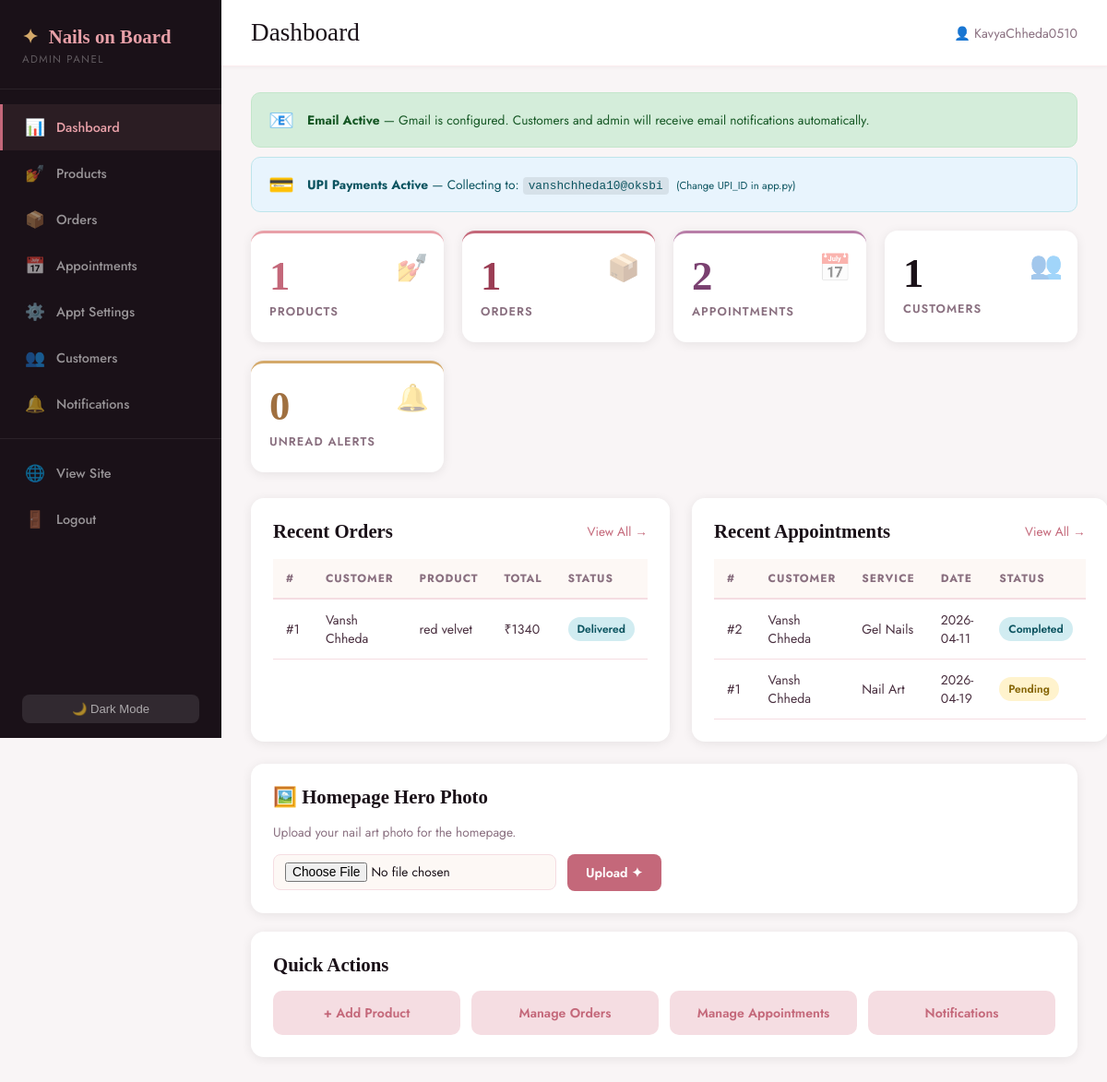
Page /admin (signed in) on the committed database.
### app.py (models this page shows)
class Order(db.Model):
    id               = db.Column(db.Integer, primary_key=True)
    customer_name    = db.Column(db.String(120), nullable=False)
    customer_email   = db.Column(db.String(120), nullable=False)
    customer_phone   = db.Column(db.String(20), nullable=False)
    customer_address = db.Column(db.Text, nullable=False)
    product_id       = db.Column(db.Integer, db.ForeignKey('nail_product.id'), nullable=False)
    quantity         = db.Column(db.Integer, default=1)
    total_price      = db.Column(db.Float, nullable=False)
    status           = db.Column(db.String(20), default='pending_payment')
    payment_status   = db.Column(db.String(20), default='unpaid')
    payment_ref      = db.Column(db.String(100), nullable=True)
    created_at       = db.Column(db.DateTime, default=datetime.utcnow)
    product          = db.relationship('NailProduct', backref='orders')

class NailProduct(db.Model):
    id             = db.Column(db.Integer, primary_key=True)
    name           = db.Column(db.String(120), nullable=False)
    description    = db.Column(db.Text, nullable=False)
    price          = db.Column(db.Float, nullable=False)
    category       = db.Column(db.String(80), nullable=False)
    image_filename = db.Column(db.String(200), nullable=True)
    in_stock       = db.Column(db.Boolean, default=True)
    created_at     = db.Column(db.DateTime, default=datetime.utcnow)

class Appointment(db.Model):
    id             = db.Column(db.Integer, primary_key=True)
    customer_name  = db.Column(db.String(120), nullable=False)
    customer_email = db.Column(db.String(120), nullable=False)
    customer_phone = db.Column(db.String(20), nullable=False)
    service        = db.Column(db.String(120), nullable=False)
    preferred_date = db.Column(db.String(50), nullable=False)
    preferred_time = db.Column(db.String(50), nullable=False)
    notes          = db.Column(db.Text, nullable=True)
    status         = db.Column(db.String(20), default='pending')
    created_at     = db.Column(db.DateTime, default=datetime.utcnow)

### app.py (the view)
@app.route('/admin')
@admin_required
def admin_dashboard():
    email_ok = 'your_gmail' not in EMAIL_SENDER
    return render_template('admin/dashboard.html',
        total_products=NailProduct.query.count(),
        total_orders=Order.query.count(),
        total_appointments=Appointment.query.count(),
        total_customers=Customer.query.count(),
        pending_orders=Order.query.filter(Order.status.in_(['pending_payment','verification_pending'])).count(),
        pending_appointments=Appointment.query.filter_by(status='pending').count(),
        unread_notifs=Notification.query.filter_by(target='admin', is_read=False).count(),
        recent_orders=Order.query.order_by(Order.created_at.desc()).limit(5).all(),
        recent_appointments=Appointment.query.order_by(Appointment.created_at.desc()).limit(5).all(),
        email_configured=email_ok, upi_id=UPI_ID)

### app.py (called while the page is built)
def admin_required(f):
    from functools import wraps
    @wraps(f)
    def d(*a, **kw):
        if not session.get('admin_logged_in'):
            flash('Please log in as admin.', 'error')
            return redirect(url_for('admin_login'))
        return f(*a, **kw)
    return d

### templates/admin/dashboard.html (shortened to what this page needs)
{% extends "admin/base_admin.html" %}
{% block page_title %}Dashboard{% endblock %}
{% block content %}
<div class="config-banners">
  {% if not email_configured %}
  <div class="config-banner banner-warn">
    <span>📧</span>
    <div><strong>Email not configured</strong> — Open <code>app.py</code> and set your Gmail address + App Password to enable free email notifications.
    <a href="https://myaccount.google.com/apppasswords" target="_blank">Get App Password →</a></div>
  </div>
  {% else %}
  <div class="config-banner banner-ok">
    <span>📧</span><div><strong>Email Active</strong> — Gmail is configured. Customers and admin will receive email notifications automatically.</div>
  </div>
  {% endif %}
  <div class="config-banner banner-upi">
    <span>💳</span>
    <div><strong>UPI Payments Active</strong> — Collecting to: <code>{{ upi_id }}</code> &nbsp;<small>(Change UPI_ID in app.py)</small></div>
  </div>
</div>
<div class="stats-grid">
  <div class="stat-card stat-pink"><div class="stat-num">{{ total_products }}</div><div class="stat-label">Products</div><div class="stat-icon">💅</div></div>
  <div class="stat-card stat-rose"><div class="stat-num">{{ total_orders }}</div><div class="stat-label">Orders</div><div class="stat-icon">📦</div></div>
  <div class="stat-card stat-mauve"><div class="stat-num">{{ total_appointments }}</div><div class="stat-label">Appointments</div><div class="stat-icon">📅</div></div>
  <div class="stat-card stat-teal"><div class="stat-num">{{ total_customers }}</div><div class="stat-label">Customers</div><div class="stat-icon">👥</div></div>
  <div class="stat-card stat-gold"><div class="stat-num">{{ unread_notifs }}</div><div class="stat-label">Unread Alerts</div><div class="stat-icon">🔔</div></div>
</div>
<div class="admin-two-col">
  <div class="admin-panel">
    <div class="panel-header"><h2>Recent Orders</h2><a href="{{ url_for('admin_orders') }}">View All →</a></div>
    {% if recent_orders %}
    <table class="admin-table">
      <thead><tr><th>#</th><th>Customer</th><th>Product</th><th>Total</th><th>Status</th></tr></thead>
      <tbody>
        {% for o in recent_orders %}
        <tr>
          <td>#{{ o.id }}</td><td>{{ o.customer_name }}</td><td>{{ o.product.name }}</td>
          <td>₹{{ "%.0f"|format(o.total_price) }}</td>
          <td><span class="status-badge status-{{ o.status.replace('_','-') }}">{{ o.status.replace('_',' ')|title }}</span></td>
        </tr>
        {% endfor %}
      </tbody>
    </table>
    {% else %}<p class="empty-msg">No orders yet.</p>{% endif %}
  </div>
  <div class="admin-panel">
    <div class="panel-header"><h2>Recent Appointments</h2><a href="{{ url_for('admin_appointments') }}">View All →</a></div>
    {% if recent_appointments %}
    <table class="admin-table">
      <thead><tr><th>#</th><th>Customer</th><th>Service</th><th>Date</th><th>Status</th></tr></thead>
      <tbody>
        {% for a in recent_appointments %}
        <tr>
          <td>#{{ a.id }}</td><td>{{ a.customer_name }}</td><td>{{ a.service }}</td>
          <td>{{ a.preferred_date }}</td>
          <td><span class="status-badge status-{{ a.status }}">{{ a.status|title }}</span></td>
        </tr>
        {% endfor %}
      </tbody>
    </table>
    {% else %}<p class="empty-msg">No appointments yet.</p>{% endif %}
  </div>
</div>
<div class="quick-actions" style="margin-bottom:20px">
  <h2>🖼️ Homepage Hero Photo</h2>
  <p style="font-size:.86rem;color:var(--muted);margin:8px 0 14px">Upload your nail art photo for the homepage.</p>
  <form method="POST" action="{{ url_for('admin_upload_hero') }}" enctype="multipart/form-data" style="display:flex;align-items:center;gap:12px;flex-wrap:wrap">
    <input type="file" name="hero_image" accept="image/*" required style="padding:8px 12px;border:1.5px solid var(--blush);border-radius:8px;font-family:'Jost',sans-serif;font-size:.86rem;background:var(--cream);cursor:pointer;" />
    <button type="submit" style="background:#c4687a;color:#ffffff!important;padding:10px 20px;border-radius:8px;font-family:Jost,sans-serif;font-size:.88rem;font-weight:600;text-decoration:none;display:inline-block;border:none;cursor:pointer">Upload ✦</button>
  </form>
</div>
<div class="quick-actions">
  <h2>Quick Actions</h2>
  <div class="qa-grid">
    <a href="{{ url_for('admin_add_product') }}" class="qa-btn">+ Add Product</a>
    <a href="{{ url_for('admin_orders') }}" class="qa-btn">Manage Orders</a>
    <a href="{{ url_for('admin_appointments') }}" class="qa-btn">Manage Appointments</a>
    <a href="{{ url_for('admin_notifications') }}" class="qa-btn">Notifications</a>
  </div>
</div>
{% endblock %}

### static/css/admin.css (style rules this page uses)
:root { --rose: #e8a0a8; --deep-rose: #c4687a; --blush: #f5dde2; --cream: #fdf8f5; --dark: #1a1118; --mid: #4a3040; --muted: #8a7080; --white: #ffffff; --gold: #d4a96a; --sidebar-w: 240px; --admin-bg: #f9f5f6; --shadow: 0 2px 12px rgba(0,0,0,0.08); }
*, *::before, *::after { box-sizing: border-box; margin: 0; padding: 0; }
body { font-family: 'Jost', sans-serif; background: var(--admin-bg); color: var(--dark); }
.admin-body { display: flex; min-height: 100vh; }
.stats-grid { display: grid; grid-template-columns: repeat(4, 1fr); gap: 20px; margin-bottom: 28px; }
.stat-card { background: var(--white); border-radius: 14px; padding: 24px 20px; box-shadow: var(--shadow); position: relative; overflow: hidden; }
.stat-num { font-family: 'Cormorant Garamond', serif; font-size: 2.8rem; font-weight: 600; line-height: 1; margin-bottom: 6px; }
.stat-label { font-size: 0.8rem; font-weight: 600; letter-spacing: 0.08em; text-transform: uppercase; color: var(--muted); }
.stat-icon { position: absolute; right: 16px; top: 16px; font-size: 1.8rem; opacity: 0.4; }
.stat-pink { border-top: 3px solid var(--rose); }
.stat-rose { border-top: 3px solid var(--deep-rose); }
.stat-mauve { border-top: 3px solid #b87ea8; }
.stat-gold { border-top: 3px solid var(--gold); }
.stat-pink .stat-num { color: var(--deep-rose); }
.stat-rose .stat-num { color: #9b3d54; }
.stat-mauve .stat-num { color: #7a4070; }
.stat-gold .stat-num { color: #a07040; }
.admin-two-col { display: grid; grid-template-columns: 1fr 1fr; gap: 24px; margin-bottom: 24px; }
.admin-panel { background: var(--white); border-radius: 14px; padding: 24px; box-shadow: var(--shadow); }
.panel-header { display: flex; justify-content: space-between; align-items: center; margin-bottom: 18px; }
.panel-header h2 { font-family: 'Cormorant Garamond', serif; font-size: 1.3rem; font-weight: 600; color: var(--dark); }
.panel-header a, .panel-header a:visited { color: var(--deep-rose); text-decoration: none; font-size: 0.85rem; }
.quick-actions { background: var(--white); border-radius: 14px; padding: 24px; box-shadow: var(--shadow); }
.quick-actions h2 { font-family: 'Cormorant Garamond', serif; font-size: 1.3rem; font-weight: 600; color: var(--dark); margin-bottom: 16px; }
.qa-grid { display: grid; grid-template-columns: repeat(auto-fill, minmax(180px, 1fr)); gap: 12px; }
.qa-btn { display: block; padding: 14px 18px; text-align: center; background: var(--blush); color: var(--deep-rose); border-radius: 10px; text-decoration: none; font-size: 0.88rem; font-weight: 600; transition: all 0.2s; }
.admin-table { width: 100%; border-collapse: collapse; font-size: 0.88rem; }
.admin-table thead tr { background: var(--cream); }
.admin-table th { padding: 12px 14px; text-align: left; font-size: 0.75rem; font-weight: 700; letter-spacing: 0.08em; text-transform: uppercase; color: var(--muted); border-bottom: 2px solid var(--blush); }
.admin-table td { padding: 12px 14px; border-bottom: 1px solid var(--blush); color: var(--mid); vertical-align: middle; }
.status-badge { display: inline-block; padding: 4px 10px; border-radius: 20px; font-size: 0.75rem; font-weight: 600; }
.status-pending { background: #fff3cd; color: #856404; }
.status-delivered { background: #d1ecf1; color: #0c5460; }
.status-completed { background: #d1ecf1; color: #0c5460; }
.config-banners { display:flex; flex-direction:column; gap:10px; margin-bottom:20px; }
.config-banner { display:flex; align-items:center; gap:14px; padding:14px 18px; border-radius:10px; font-size:0.88rem; }
.config-banner span { font-size:1.4rem; flex-shrink:0; }
.config-banner code { background:rgba(0,0,0,0.08); padding:2px 6px; border-radius:4px; font-size:0.82rem; }
.banner-ok { background:#d4edda; color:#155724; border:1px solid #c3e6cb; }
.banner-upi { background:#e8f4fd; color:#0c5460; border:1px solid #bee5eb; }
.config-banners { display:flex;flex-direction:column;gap:10px;margin-bottom:20px }
.config-banner { display:flex;align-items:center;gap:14px;padding:13px 18px;border-radius:10px;font-size:.86rem }
.config-banner span { font-size:1.4rem;flex-shrink:0 }
.config-banner code { background:rgba(0,0,0,.08);padding:2px 6px;border-radius:4px;font-size:.8rem }
.banner-ok { background:#d4edda;color:#155724;border:1px solid #c3e6cb }
.banner-upi { background:#e8f4fd;color:#0c5460;border:1px solid #bee5eb }

### rows in the picture
Order: id "1", customer_name "Vansh Chheda", product.name "red velvet", total_price "1340", status.replace "Delivered"
Appointment: id "2", customer_name "Vansh Chheda", service "Gel Nails", preferred_date "2026-04-11", status "Completed"
Appointment: id "1", customer_name "Vansh Chheda", service "Nail Art", preferred_date "2026-04-19", status "Pending"

### other values in the picture
{{ session.admin_username }} "KavyaChheda0510"
{{ upi_id }} "vanshchheda10@oksbi"
{{ total_products }} "1"
{{ total_orders }} "1"
{{ total_appointments }} "2"
{{ total_customers }} "1"
{{ unread_notifs }} "0"
